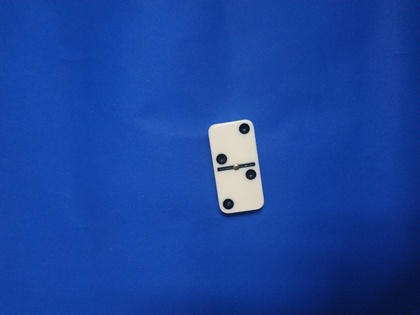
%> input picture banco/p1.jpg, 420 x 315 px, shrunk from 800 x 600 before the run
$ octave final.m   (GNU Octave 9; MATLAB toolbox functions it lacks are replaced by stand-ins)
%> lines starting %> are read from the running program, lines starting %| are printed output that depends on the picture; in (x1, y1, x2, y2) boxes, pixels count from 0 and x2, y2 are one past the last pixel; in counts of white or black regions, pixels touching at a corner belong together; the program's own positions count from 1
clear all
close all

pkg load image

function imNova = separaObjetos(rotulo,vetor,qtdD)
  cont = 1;
  for k=2:qtdD+1
    for i=1:size(rotulo,1)
      for j=1:size(rotulo,2)
        if(vetor(k) == rotulo(i,j))
          imNova(i,j,cont) = 1;
        else
          imNova(i,j,cont) = 0;
        endif
      endfor
    endfor
    cont++;
  endfor
endfunction

function imd = addPontos(imb, masc)
  for i=1:size(imb,1)
    for j=1:size(imb,2)
      if(masc(i,j) > 0)
        masc(i,j) = imb(i,j,:);
      endif
    end
  end
  imd = masc;
endfunction

function A = contarPontos(im)
imb = im2bw(im);
imf = medfilt2(imb);
img2=~imf;

##cotagem de bolinhas
se = strel("square", 10);
imer = imerode(img2, se);

boundsb = bwboundaries(img2, 8, "noholes");
boundsbe = bwboundaries(imer, 8, "noholes");

contL = 0;
contTotal = (length(boundsbe)-1);
isCount = true;
divisor = 0;
for k = 2:numel (boundsb)
  n = length(boundsb {k});
  if(n > 65)
    divisor = (boundsb {k} (1,1));
  endif
endfor

for k = 2:numel (boundsb)
  n = length(boundsb {k});
  if((boundsb {k} (1,1)) < divisor && n > 40)
    contL++;
  endif
endfor

label = sprintf("Sua peça é uma: %dx%d", contL, (contTotal-contL));

figure('Name', '2')
imshow(im)
text(40,40,strcat('\color{green}',label))
text(40,80,strcat('\color{green}Total de pontos:',num2str(length(boundsbe)-1)))

hold on
 for k = 2:numel (boundsb)
   n = length(boundsb {k});
   if(n < 65)
    plot (boundsb {k} (:, 2), boundsb {k} (:, 1), '.g', 'linewidth', 5);
   endif
 endfor
hold off
A = im;
endfunction

im = imread('./p1.jpg');
%> im is the input picture: size 315x420x3 uint8; mean R, G, B 25.7, 67.8, 158.2
imb = im2bw(im);
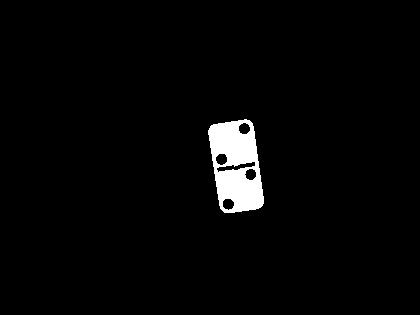
%> imb: size 315x420 logical; 2.7% white; 1 white region, box (x1, y1, x2, y2) and area: (208, 119, 264, 213) 3535
imf = medfilt2(imb);
%> imf: size 315x420 logical; 2.7% white; 1 white region, box (x1, y1, x2, y2) and area: (208, 119, 264, 213) 3543

img2=~imf;

se = strel("square", 15);
imer = imerode(img2, se);
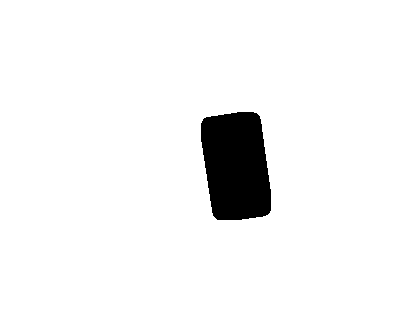
%> imer: size 315x420 logical; 95.2% white; 1 black region, box (x1, y1, x2, y2) and area: (201, 112, 271, 220) 6356
mascara=~imer;
#figure('Name', 'mascara'), imshow(mascara)

[rotulo,qtdD] = bwlabel(mascara);
%> qtdD = 1
figure('name','label'), imshow(rotulo,[]);
colormap(jet), colorbar;
vetor = unique(rotulo);
%> vetor = [0; 1]
title([strcat('Quantidade de Pecas: ',int2str(qtdD))])
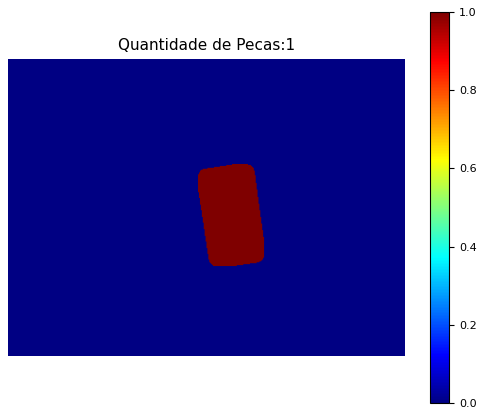
%> figure redrawn from the program's plot data
separaDominos = separaObjetos(rotulo,vetor,qtdD);#separa objetos
%> the loop in separaObjetos, `for k=2:qtdD+1` made 1 pass
%> cont on pass 1: 2

for i=1:qtdD
   imr = addPontos(imb, (separaDominos(:,:,i)));
   ##figure('name','label'), imshow(imr);
   contarPontos(imr);
endfor
%> this loop made 1 pass
%> (se in contarPontos, contTotal in contarPontos, isCount in contarPontos, label in contarPontos) on pass 1: ({Dimensionality 2}, 0, true, 'Sua peça é uma: 0x0')
%> pass 1, in contarPontos, `imer = imerode(img2, se);`:
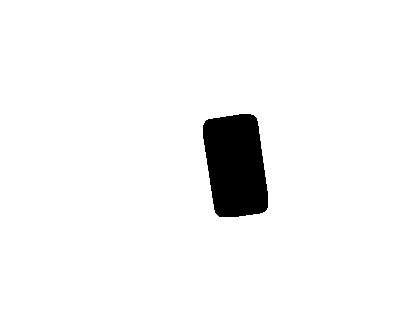
%> imer: size 315x420 logical; 95.8% white; 1 black region, box (x1, y1, x2, y2) and area: (203, 114, 268, 217) 5491
%> pass 1, `contarPontos(imr);`:
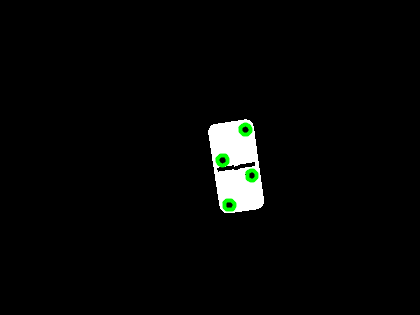
%> figure redrawn from the program's plot data

$ run again, with banco/p10.jpg copied over banco/p1.jpg
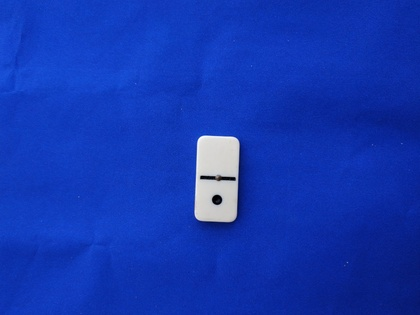
%> input picture banco/p10.jpg, 420 x 315 px, shrunk from 800 x 600 before the run
%> im is the input picture: size 315x420x3 uint8; mean R, G, B 19.4, 55.8, 177.4
%> imb: size 315x420 logical; 2.5% white; 1 white region, box (x1, y1, x2, y2) and area: (194, 135, 239, 222) 3353
%> imf: size 315x420 logical; 2.5% white; 1 white region, box (x1, y1, x2, y2) and area: (194, 135, 239, 222) 3356
%> mascara: size 315x420 logical; 4.2% white; 1 white region, box (x1, y1, x2, y2) and area: (187, 128, 246, 229) 5618
%> qtdD = 1
%> vetor = [0; 1]
%> the loop in separaObjetos, `for k=2:qtdD+1` made 1 pass
%> cont on pass 1: 2
%> the loop `for i=1:qtdD` made 1 pass
%> (se in contarPontos, contTotal in contarPontos, isCount in contarPontos, label in contarPontos) on pass 1: ({Dimensionality 2}, 0, true, 'Sua peça é uma: 0x0')
%> pass 1, in contarPontos, `imer = imerode(img2, se);`:
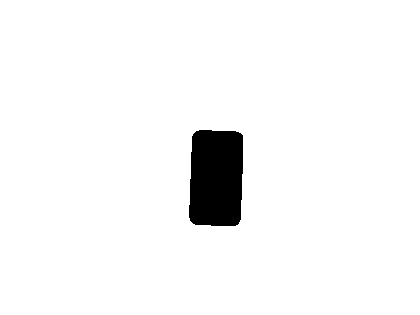
%> imer: size 315x420 logical; 96.3% white; 1 black region, box (x1, y1, x2, y2) and area: (189, 130, 243, 226) 4843
%> pass 1, `contarPontos(imr);`:
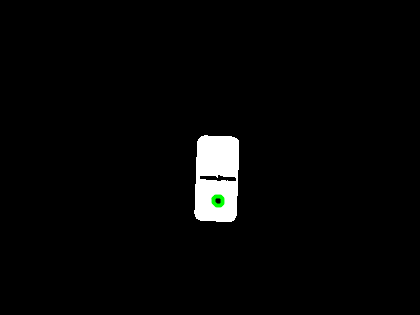
%> figure redrawn from the program's plot data

$ run again, with banco/p11.jpg copied over banco/p1.jpg
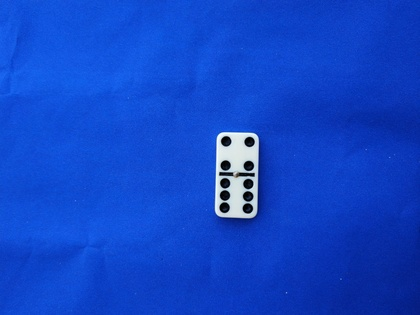
%> input picture banco/p11.jpg, 420 x 315 px, shrunk from 800 x 600 before the run
%> im is the input picture: size 315x420x3 uint8; mean R, G, B 17.7, 70.3, 200
%> imf: size 315x420 logical; 2% white; 1 white region, box (x1, y1, x2, y2) and area: (215, 132, 259, 218) 2612
%> mascara: size 315x420 logical; 4.2% white; 1 white region, box (x1, y1, x2, y2) and area: (208, 125, 266, 225) 5605
%> qtdD = 1
%> vetor = [0; 1]
%> the loop in separaObjetos, `for k=2:qtdD+1` made 1 pass
%> cont on pass 1: 2
%> the loop `for i=1:qtdD` made 1 pass
%> (se in contarPontos, contTotal in contarPontos, isCount in contarPontos, label in contarPontos) on pass 1: ({Dimensionality 2}, 0, true, 'Sua peça é uma: 2x-2')
%> pass 1, in contarPontos, `imer = imerode(img2, se);`:
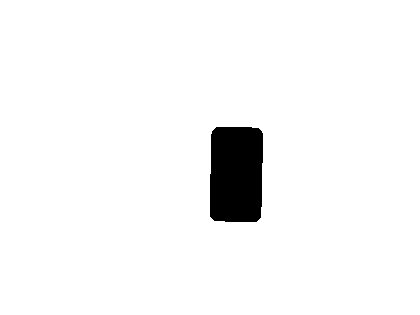
%> imer: size 315x420 logical; 96.3% white; 1 black region, box (x1, y1, x2, y2) and area: (210, 127, 263, 222) 4840
%> pass 1, `contarPontos(imr);`:
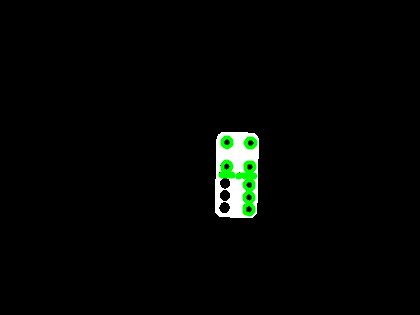
%> figure redrawn from the program's plot data
